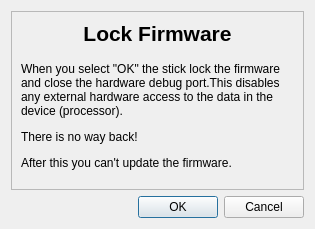
<?xml version="1.0" encoding="UTF-8"?>
<ui version="4.0">
 <class>stick20LockFirmwareDialog</class>
 <widget class="QDialog" name="stick20LockFirmwareDialog">
  <property name="geometry">
   <rect>
    <x>0</x>
    <y>0</y>
    <width>315</width>
    <height>229</height>
   </rect>
  </property>
  <property name="sizePolicy">
   <sizepolicy hsizetype="MinimumExpanding" vsizetype="MinimumExpanding">
    <horstretch>0</horstretch>
    <verstretch>0</verstretch>
   </sizepolicy>
  </property>
  <property name="windowTitle">
   <string>Lock Firmware</string>
  </property>
  <property name="windowIcon">
   <iconset resource="../resources.qrc">
    <normaloff>:/images/CS_icon.png</normaloff>:/images/CS_icon.png</iconset>
  </property>
  <layout class="QVBoxLayout" name="verticalLayout_2">
   <item>
    <widget class="QFrame" name="frame">
     <property name="autoFillBackground">
      <bool>false</bool>
     </property>
     <property name="frameShape">
      <enum>QFrame::StyledPanel</enum>
     </property>
     <property name="frameShadow">
      <enum>QFrame::Sunken</enum>
     </property>
     <layout class="QVBoxLayout" name="verticalLayout">
      <item>
       <widget class="QLabel" name="label_2">
        <property name="font">
         <font>
          <pointsize>16</pointsize>
          <weight>75</weight>
          <bold>true</bold>
         </font>
        </property>
        <property name="text">
         <string>Lock Firmware</string>
        </property>
        <property name="alignment">
         <set>Qt::AlignCenter</set>
        </property>
       </widget>
      </item>
      <item>
       <widget class="QLabel" name="label">
        <property name="sizePolicy">
         <sizepolicy hsizetype="Expanding" vsizetype="Expanding">
          <horstretch>0</horstretch>
          <verstretch>0</verstretch>
         </sizepolicy>
        </property>
        <property name="text">
         <string>&lt;html&gt;&lt;head/&gt;&lt;body&gt;&lt;p&gt;When you select &amp;quot;OK&amp;quot; the stick lock the firmware and close the hardware debug port.This disables any external hardware access to the data in the device (processor).&lt;/p&gt;&lt;p&gt;There is no way back! &lt;/p&gt;&lt;p&gt;After this you can&apos;t update the firmware.&lt;/p&gt;&lt;/body&gt;&lt;/html&gt;</string>
        </property>
        <property name="wordWrap">
         <bool>true</bool>
        </property>
       </widget>
      </item>
     </layout>
    </widget>
   </item>
   <item>
    <layout class="QHBoxLayout" name="horizontalLayout">
     <item>
      <spacer name="horizontalSpacer">
       <property name="orientation">
        <enum>Qt::Horizontal</enum>
       </property>
       <property name="sizeHint" stdset="0">
        <size>
         <width>40</width>
         <height>20</height>
        </size>
       </property>
      </spacer>
     </item>
     <item>
      <widget class="QDialogButtonBox" name="buttonBox">
       <property name="orientation">
        <enum>Qt::Horizontal</enum>
       </property>
       <property name="standardButtons">
        <set>QDialogButtonBox::Cancel|QDialogButtonBox::Ok</set>
       </property>
      </widget>
     </item>
    </layout>
   </item>
  </layout>
 </widget>
 <resources>
  <include location="../resources.qrc"/>
 </resources>
 <connections>
  <connection>
   <sender>buttonBox</sender>
   <signal>accepted()</signal>
   <receiver>stick20LockFirmwareDialog</receiver>
   <slot>accept()</slot>
   <hints>
    <hint type="sourcelabel">
     <x>248</x>
     <y>254</y>
    </hint>
    <hint type="destinationlabel">
     <x>157</x>
     <y>274</y>
    </hint>
   </hints>
  </connection>
  <connection>
   <sender>buttonBox</sender>
   <signal>rejected()</signal>
   <receiver>stick20LockFirmwareDialog</receiver>
   <slot>reject()</slot>
   <hints>
    <hint type="sourcelabel">
     <x>316</x>
     <y>260</y>
    </hint>
    <hint type="destinationlabel">
     <x>286</x>
     <y>274</y>
    </hint>
   </hints>
  </connection>
 </connections>
</ui>
